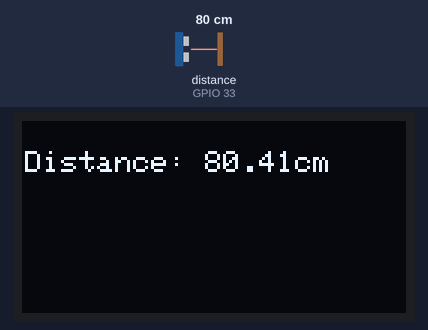
Bench run of a sketch on a simulated ESP32. Shown: 128×64 one-colour display. Wiring (inferred from the names in the program): ultrasonic range finder: trigger GPIO 32; echo GPIO 33. The test bench sets the inputs (shaded band); at power-on: distance to the obstacle (sensor on GPIO 33) 80 cm. The echo pulse lasts 58.3 µs per cm.

Above: at 1.2 s.
1.3 s: distance to the obstacle (sensor on GPIO 33) set to 2 cm
At 2.4 s:
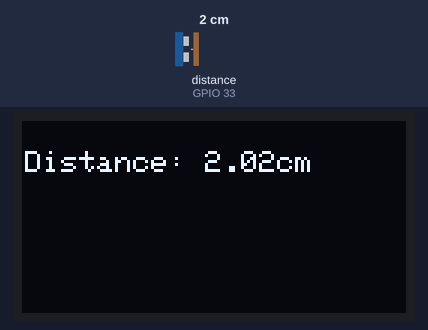
2.8 s: distance to the obstacle (sensor on GPIO 33) set to 4 cm
At 3.4 s:
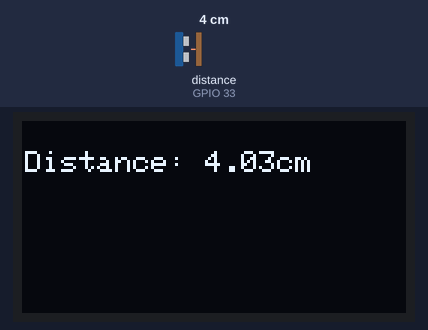
4.3 s: distance to the obstacle (sensor on GPIO 33) set to 9 cm
At 5.7 s:
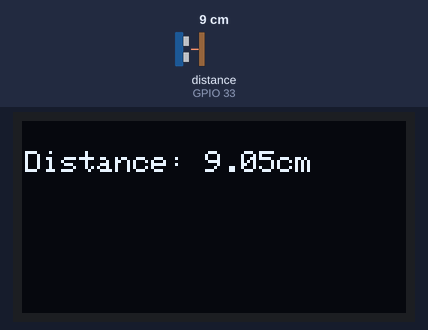
Timing chart, 0 to 7.3 s (numbered marks = the images above; inputs shaded):
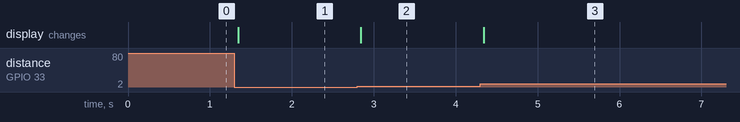

Measured:
- after the input at 1.3 s, the display: changes after 0.05 s (image 1)
- after the input at 2.8 s, the display: changes at once (image 2)
- after the input at 4.3 s, the display: changes at once (image 3)

The sketch:

sketch_dec23a.ino
```cpp
#include <Wire.h> //library which facilitates I2C communication used for the OLED
#include <Adafruit_GFX.h> //library for graphics functions
#include <Adafruit_SH110X.h>
#define i2c_Address 0x3c // Screen address
#define SCREEN_WIDTH 128
#define SCREEN_HEIGHT 64
#define OLED_RESET -1
Adafruit_SH1106G display = Adafruit_SH1106G(SCREEN_WIDTH, SCREEN_HEIGHT, &Wire, OLED_RESET); // Creating an object for communication with the screen

#define triger_Pin 32
#define echo_Pin 33

void setup()
{
  display.setTextColor(SH110X_WHITE); // Setting font color
  display.setTextSize(1.5);  // Setting font size
  display.begin(i2c_Address,true); // Initializing
  display.clearDisplay();

  pinMode(triger_Pin, OUTPUT);
  pinMode(echo_Pin, INPUT);

}

void loop()
{
  // Activating the trigger signal
  digitalWrite(triger_Pin, LOW); // Resetting the trigger
  delayMicroseconds(2);
  digitalWrite(triger_Pin, HIGH); // Activating the trigger
  delayMicroseconds(10);
  digitalWrite(triger_Pin, LOW); // Resetting the trigger

  // Calculating the distance
  float Duration = pulseIn(echo_Pin, 1);
  float space = Duration/58.0;

  // Displaying data on screen
  display.clearDisplay();
  display.setCursor(1, 10);
  display.print("Distance: ");
  display.print(space);
  display.print("cm");
  display.display();

}
```
